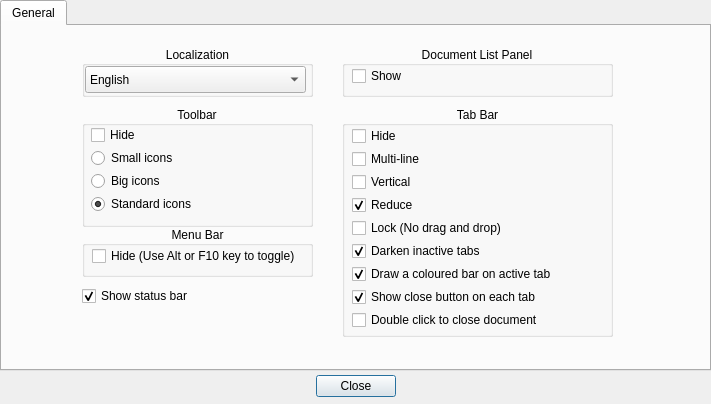
<?xml version="1.0" encoding="UTF-8"?>
<ui version="4.0">
 <class>frmpreferences</class>
 <widget class="QDialog" name="frmpreferences">
  <property name="geometry">
   <rect>
    <x>0</x>
    <y>0</y>
    <width>711</width>
    <height>404</height>
   </rect>
  </property>
  <property name="sizePolicy">
   <sizepolicy hsizetype="Fixed" vsizetype="Fixed">
    <horstretch>0</horstretch>
    <verstretch>0</verstretch>
   </sizepolicy>
  </property>
  <property name="windowTitle">
   <string>Dialog</string>
  </property>
  <widget class="QDialogButtonBox" name="buttonBox">
   <property name="geometry">
    <rect>
     <x>10</x>
     <y>371</y>
     <width>691</width>
     <height>31</height>
    </rect>
   </property>
   <property name="orientation">
    <enum>Qt::Horizontal</enum>
   </property>
   <property name="standardButtons">
    <set>QDialogButtonBox::Close</set>
   </property>
   <property name="centerButtons">
    <bool>true</bool>
   </property>
  </widget>
  <widget class="QTabWidget" name="tabWidget">
   <property name="geometry">
    <rect>
     <x>0</x>
     <y>0</y>
     <width>711</width>
     <height>371</height>
    </rect>
   </property>
   <property name="currentIndex">
    <number>0</number>
   </property>
   <property name="documentMode">
    <bool>false</bool>
   </property>
   <widget class="QWidget" name="tab">
    <attribute name="title">
     <string>General</string>
    </attribute>
    <widget class="QGroupBox" name="groupBox">
     <property name="geometry">
      <rect>
       <x>80</x>
       <y>20</y>
       <width>231</width>
       <height>51</height>
      </rect>
     </property>
     <property name="title">
      <string>Localization</string>
     </property>
     <property name="alignment">
      <set>Qt::AlignCenter</set>
     </property>
     <widget class="QComboBox" name="set_localization_language">
      <property name="geometry">
       <rect>
        <x>3</x>
        <y>20</y>
        <width>221</width>
        <height>27</height>
       </rect>
      </property>
      <item>
       <property name="text">
        <string>English</string>
       </property>
      </item>
     </widget>
    </widget>
    <widget class="QGroupBox" name="groupBox_2">
     <property name="geometry">
      <rect>
       <x>80</x>
       <y>80</y>
       <width>231</width>
       <height>121</height>
      </rect>
     </property>
     <property name="sizePolicy">
      <sizepolicy hsizetype="MinimumExpanding" vsizetype="MinimumExpanding">
       <horstretch>0</horstretch>
       <verstretch>0</verstretch>
      </sizepolicy>
     </property>
     <property name="styleSheet">
      <string notr="true">vertical-align:top;</string>
     </property>
     <property name="title">
      <string>Toolbar</string>
     </property>
     <property name="alignment">
      <set>Qt::AlignCenter</set>
     </property>
     <widget class="QWidget" name="formLayoutWidget">
      <property name="geometry">
       <rect>
        <x>9</x>
        <y>19</y>
        <width>211</width>
        <height>91</height>
       </rect>
      </property>
      <layout class="QFormLayout" name="formLayout">
       <property name="verticalSpacing">
        <number>3</number>
       </property>
       <item row="0" column="0">
        <widget class="QCheckBox" name="set_toolbar_hide">
         <property name="text">
          <string>Hide</string>
         </property>
        </widget>
       </item>
       <item row="1" column="0">
        <widget class="QRadioButton" name="set_toolbar_small">
         <property name="text">
          <string>Small icons</string>
         </property>
        </widget>
       </item>
       <item row="2" column="0">
        <widget class="QRadioButton" name="set_toolbar_big">
         <property name="text">
          <string>Big icons</string>
         </property>
        </widget>
       </item>
       <item row="3" column="0">
        <widget class="QRadioButton" name="set_toolbar_iconstandard">
         <property name="text">
          <string>Standard icons</string>
         </property>
         <property name="checked">
          <bool>true</bool>
         </property>
        </widget>
       </item>
      </layout>
     </widget>
    </widget>
    <widget class="QGroupBox" name="groupBox_3">
     <property name="geometry">
      <rect>
       <x>80</x>
       <y>200</y>
       <width>231</width>
       <height>51</height>
      </rect>
     </property>
     <property name="title">
      <string>Menu Bar</string>
     </property>
     <property name="alignment">
      <set>Qt::AlignCenter</set>
     </property>
     <widget class="QWidget" name="formLayoutWidget_2">
      <property name="geometry">
       <rect>
        <x>10</x>
        <y>20</y>
        <width>255</width>
        <height>22</height>
       </rect>
      </property>
      <layout class="QFormLayout" name="formLayout_2">
       <item row="0" column="0">
        <widget class="QCheckBox" name="set_menu_hide">
         <property name="enabled">
          <bool>true</bool>
         </property>
         <property name="text">
          <string>Hide (Use Alt or F10 key to toggle)</string>
         </property>
        </widget>
       </item>
      </layout>
     </widget>
    </widget>
    <widget class="QCheckBox" name="set_statusBar_show">
     <property name="geometry">
      <rect>
       <x>80</x>
       <y>260</y>
       <width>131</width>
       <height>20</height>
      </rect>
     </property>
     <property name="text">
      <string>Show status bar</string>
     </property>
     <property name="checked">
      <bool>true</bool>
     </property>
    </widget>
    <widget class="QGroupBox" name="groupBox_4">
     <property name="geometry">
      <rect>
       <x>340</x>
       <y>20</y>
       <width>271</width>
       <height>51</height>
      </rect>
     </property>
     <property name="title">
      <string>Document List Panel</string>
     </property>
     <property name="alignment">
      <set>Qt::AlignCenter</set>
     </property>
     <widget class="QWidget" name="formLayoutWidget_3">
      <property name="geometry">
       <rect>
        <x>10</x>
        <y>20</y>
        <width>251</width>
        <height>22</height>
       </rect>
      </property>
      <layout class="QFormLayout" name="formLayout_3">
       <item row="0" column="0">
        <widget class="QCheckBox" name="set_documentlist_show">
         <property name="text">
          <string>Show</string>
         </property>
        </widget>
       </item>
      </layout>
     </widget>
    </widget>
    <widget class="QGroupBox" name="groupBox_5">
     <property name="geometry">
      <rect>
       <x>340</x>
       <y>80</y>
       <width>271</width>
       <height>231</height>
      </rect>
     </property>
     <property name="title">
      <string>Tab Bar</string>
     </property>
     <property name="alignment">
      <set>Qt::AlignCenter</set>
     </property>
     <widget class="QWidget" name="formLayoutWidget_4">
      <property name="geometry">
       <rect>
        <x>10</x>
        <y>20</y>
        <width>251</width>
        <height>206</height>
       </rect>
      </property>
      <layout class="QFormLayout" name="formLayout_4">
       <property name="verticalSpacing">
        <number>3</number>
       </property>
       <item row="0" column="0">
        <widget class="QCheckBox" name="set_tabbar_show">
         <property name="text">
          <string>Hide</string>
         </property>
        </widget>
       </item>
       <item row="1" column="0">
        <widget class="QCheckBox" name="set_tabbar_multiline">
         <property name="text">
          <string>Multi-line</string>
         </property>
        </widget>
       </item>
       <item row="2" column="0">
        <widget class="QCheckBox" name="set_tabbar_vertical">
         <property name="text">
          <string>Vertical</string>
         </property>
        </widget>
       </item>
       <item row="3" column="0">
        <widget class="QCheckBox" name="set_tabbar_reduce">
         <property name="text">
          <string>Reduce</string>
         </property>
         <property name="checked">
          <bool>true</bool>
         </property>
        </widget>
       </item>
       <item row="4" column="0">
        <widget class="QCheckBox" name="set_tabbar_lock">
         <property name="text">
          <string>Lock (No drag and drop)</string>
         </property>
        </widget>
       </item>
       <item row="5" column="0">
        <widget class="QCheckBox" name="set_tabbar_darken">
         <property name="text">
          <string>Darken inactive tabs</string>
         </property>
         <property name="checked">
          <bool>true</bool>
         </property>
        </widget>
       </item>
       <item row="6" column="0">
        <widget class="QCheckBox" name="set_tabbar_colouractive">
         <property name="text">
          <string>Draw a coloured bar on active tab</string>
         </property>
         <property name="checked">
          <bool>true</bool>
         </property>
        </widget>
       </item>
       <item row="7" column="0">
        <widget class="QCheckBox" name="set_tabbar_closeicons">
         <property name="text">
          <string>Show close button on each tab</string>
         </property>
         <property name="checked">
          <bool>true</bool>
         </property>
        </widget>
       </item>
       <item row="8" column="0">
        <widget class="QCheckBox" name="set_tabbar_doubleclicktoclose">
         <property name="text">
          <string>Double click to close document</string>
         </property>
        </widget>
       </item>
      </layout>
     </widget>
    </widget>
   </widget>
  </widget>
 </widget>
 <resources/>
 <connections>
  <connection>
   <sender>buttonBox</sender>
   <signal>accepted()</signal>
   <receiver>frmpreferences</receiver>
   <slot>accept()</slot>
   <hints>
    <hint type="sourcelabel">
     <x>248</x>
     <y>254</y>
    </hint>
    <hint type="destinationlabel">
     <x>157</x>
     <y>274</y>
    </hint>
   </hints>
  </connection>
  <connection>
   <sender>buttonBox</sender>
   <signal>rejected()</signal>
   <receiver>frmpreferences</receiver>
   <slot>reject()</slot>
   <hints>
    <hint type="sourcelabel">
     <x>316</x>
     <y>260</y>
    </hint>
    <hint type="destinationlabel">
     <x>286</x>
     <y>274</y>
    </hint>
   </hints>
  </connection>
 </connections>
</ui>
